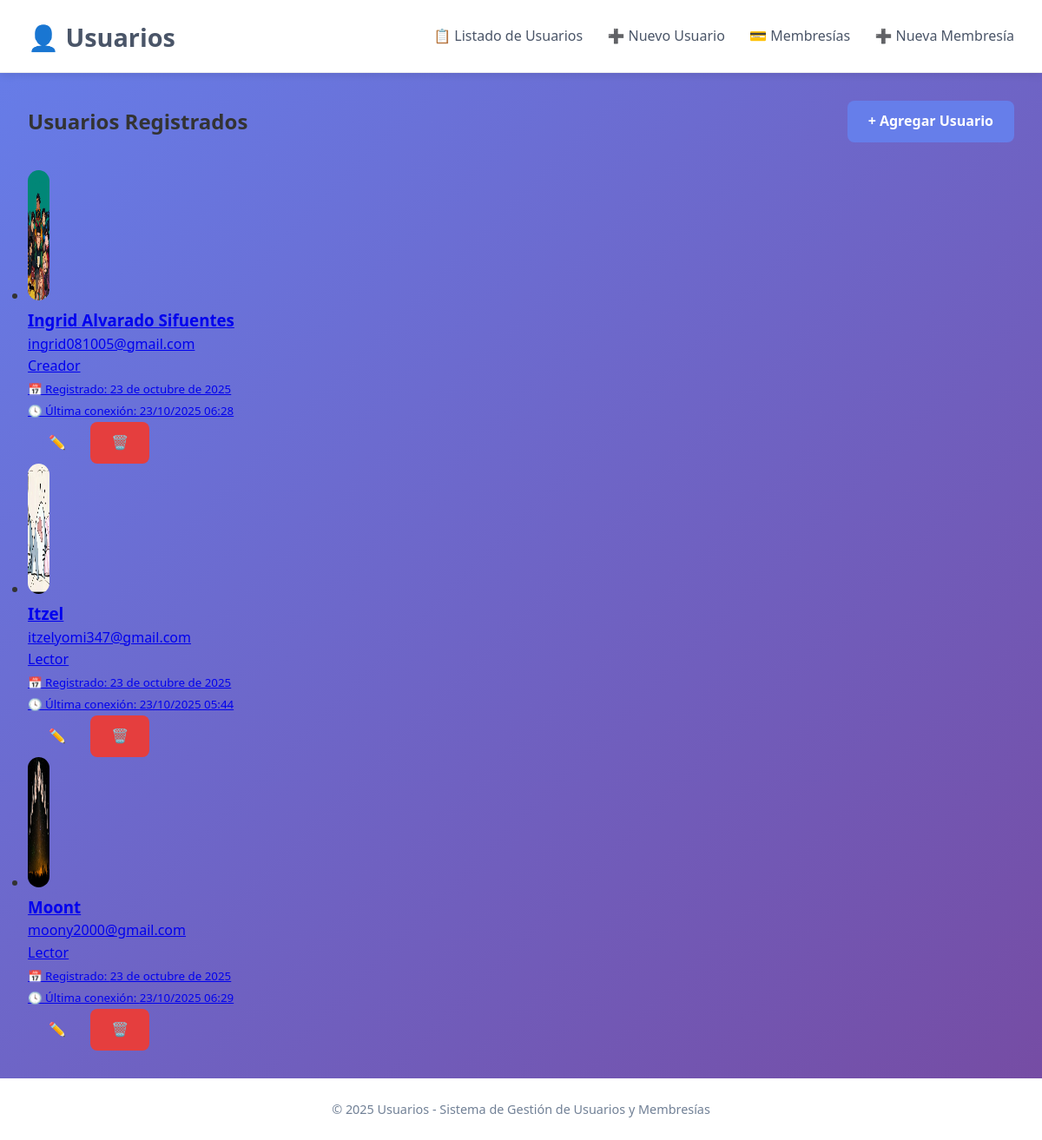
The page / on the database its author committed.
### app_usuario/models.py (models this page shows, shortened)
class Usuario(models.Model):
    id_usuario = models.AutoField(primary_key=True)
    nombre_usuario = models.CharField(max_length=50, unique=True)
    email = models.EmailField(max_length=100, unique=True)
    contrasena_hash = models.CharField(max_length=255)
    fecha_registro = models.DateField(default=timezone.now)
    ultima_conexion = models.DateTimeField(default=timezone.now)
    avatar = models.ImageField(upload_to='avatars/', null=True, blank=True)
    es_creador = models.BooleanField(default=False)
    class Meta:
        verbose_name = "Usuario"
        verbose_name_plural = "Usuarios"
        ordering = ['nombre_usuario']  # ejemplo: orden al listar

### app_usuario/views.py (the view)
# urls.py: path('', views.listar_usuarios, name='home'),
def listar_usuarios(request):
    usuarios = Usuario.objects.all()
    return render(request, 'usuarios/listar_usuarios.html', {'usuarios': usuarios})

### app_usuario/templates/usuarios/listar_usuarios.html (shortened to what this page needs)
{% extends 'base.html' %}
{% load static %}
{% block contenido %}
<div class="page-header">
    <h2>Usuarios Registrados</h2>
    <a href="{% url 'app_usuario:crear_usuario' %}" class="btn btn-primary">+ Agregar Usuario</a>
</div>
<ul class="user-grid">
    {% for usuario in usuarios %}
    <li class="user-card">
        <a href="{% url 'app_usuario:detalle_usuario' usuario.id_usuario %}">
            {% if usuario.avatar %}
                <img src="{{ usuario.avatar.url }}" alt="Avatar de {{ usuario.nombre_usuario }}" class="imagen" height="150px">
            {% else %}
                <img src="{% static 'img/default-avatar.svg' %}" alt="Avatar por defecto" class="imagen">
            {% endif %}
            <div class="user-info">
                <h3>{{ usuario.nombre_usuario }}</h3>
                <p class="user-email">{{ usuario.email }}</p>
                <p class="user-role">
                    {% if usuario.es_creador %}
                        <span class="badge bg-success">Creador</span>
                    {% else %}
                        <span class="badge bg-secondary">Lector</span>
                    {% endif %}
                </p>
                <p class="user-dates">
                    <small>📅 Registrado: {{ usuario.fecha_registro }}</small><br>
                    <small>🕓 Última conexión: {{ usuario.ultima_conexion|date:"d/m/Y H:i" }}</small>
                </p>
            </div>
        </a>
        <div class="user-actions">
            <a href="{% url 'app_usuario:editar_usuario' usuario.id_usuario %}" class="btn btn-warning btn-sm" title="Editar">✏️</a>
            <a href="{% url 'app_usuario:borrar_usuario' usuario.id_usuario %}" class="btn btn-danger btn-sm" title="Eliminar">🗑️</a>
        </div>
    </li>
    {% empty %}
    <li class="no-users">No hay usuarios registrados.</li>
    {% endfor %}
</ul>
{% endblock %}

### app_usuario/templates/base.html (shortened to what this page needs)
{% load static %}
<!DOCTYPE html>
<html lang="es">
<head>
    <link rel="stylesheet" href="{% static 'css/styles.css' %}">
</head>
<body>
    <div class="wrapper">
        <header class="main-header">
            <h1><a href="{% url 'app_usuario:listar_usuarios' %}">👤 Usuarios</a></h1>
            <nav class="main-nav">
                <a href="{% url 'app_usuario:listar_usuarios' %}">📋 Listado de Usuarios</a>
                <a href="{% url 'app_usuario:crear_usuario' %}">➕ Nuevo Usuario</a>
                <a href="{% url 'app_usuario:listar_membresias' %}">💳 Membresías</a>
                <a href="{% url 'app_usuario:crear_membresia' %}">➕ Nueva Membresía</a>
            </nav>
        </header>
        <main class="main-content">
            {% block contenido %}{% endblock %}
        </main>
        <footer class="main-footer">
            <p>© 2025 Usuarios - Sistema de Gestión de Usuarios y Membresías</p>
        </footer>
    </div>
</body>
</html>

### app_usuario/static/css/styles.css (style rules this page uses)
* { margin: 0; padding: 0; box-sizing: border-box; }
body { font-family: 'Segoe UI', Tahoma, Geneva, Verdana, sans-serif; background: linear-gradient(135deg, #667eea 0%, #764ba2 100%); color: #333; line-height: 1.6; }
.wrapper { min-height: 100vh; display: flex; flex-direction: column; }
.main-header { background: white; padding: 1rem 2rem; display: flex; justify-content: space-between; align-items: center; box-shadow: 0 2px 10px rgba(0,0,0,0.1); border-bottom: 1px solid #eee; }
.main-header h1 a { color: #4a5568; text-decoration: none; font-size: 1.8rem; font-weight: 700; }
.main-nav a { margin-left: 1.5rem; color: #4a5568; text-decoration: none; font-weight: 500; transition: color 0.3s; }
.main-content { flex: 1; padding: 2rem; max-width: 1200px; margin: 0 auto; width: 100%; }
.page-header { display: flex; justify-content: space-between; align-items: center; margin-bottom: 2rem; flex-wrap: wrap; gap: 1rem; }
.imagen { width: 25px; border-radius: 15px; }
.btn { padding: 0.7rem 1.5rem; border: none; border-radius: 8px; font-weight: 600; cursor: pointer; transition: background 0.3s; text-decoration: none; display: inline-block; }
.btn-primary { background: #667eea; color: white; }
.btn-danger { background: #e53e3e; color: white; }
.main-footer { text-align: center; padding: 1.5rem; background: white; color: #718096; font-size: 0.9rem; margin-top: auto; }

### rows shown on the page
Usuario: avatar (picture), nombre_usuario "Ingrid Alvarado Sifuentes", email "ingrid081005@gmail.com", es_creador "Creador", fecha_registro "23 de octubre de 2025", ultima_conexion "23/10/2025 06:28"
Usuario: avatar (picture), nombre_usuario "Itzel", email "itzelyomi347@gmail.com", es_creador "Lector", fecha_registro "23 de octubre de 2025", ultima_conexion "23/10/2025 05:44"
Usuario: avatar (picture), nombre_usuario "Moont", email "moony2000@gmail.com", es_creador "Lector", fecha_registro "23 de octubre de 2025", ultima_conexion "23/10/2025 06:29"
